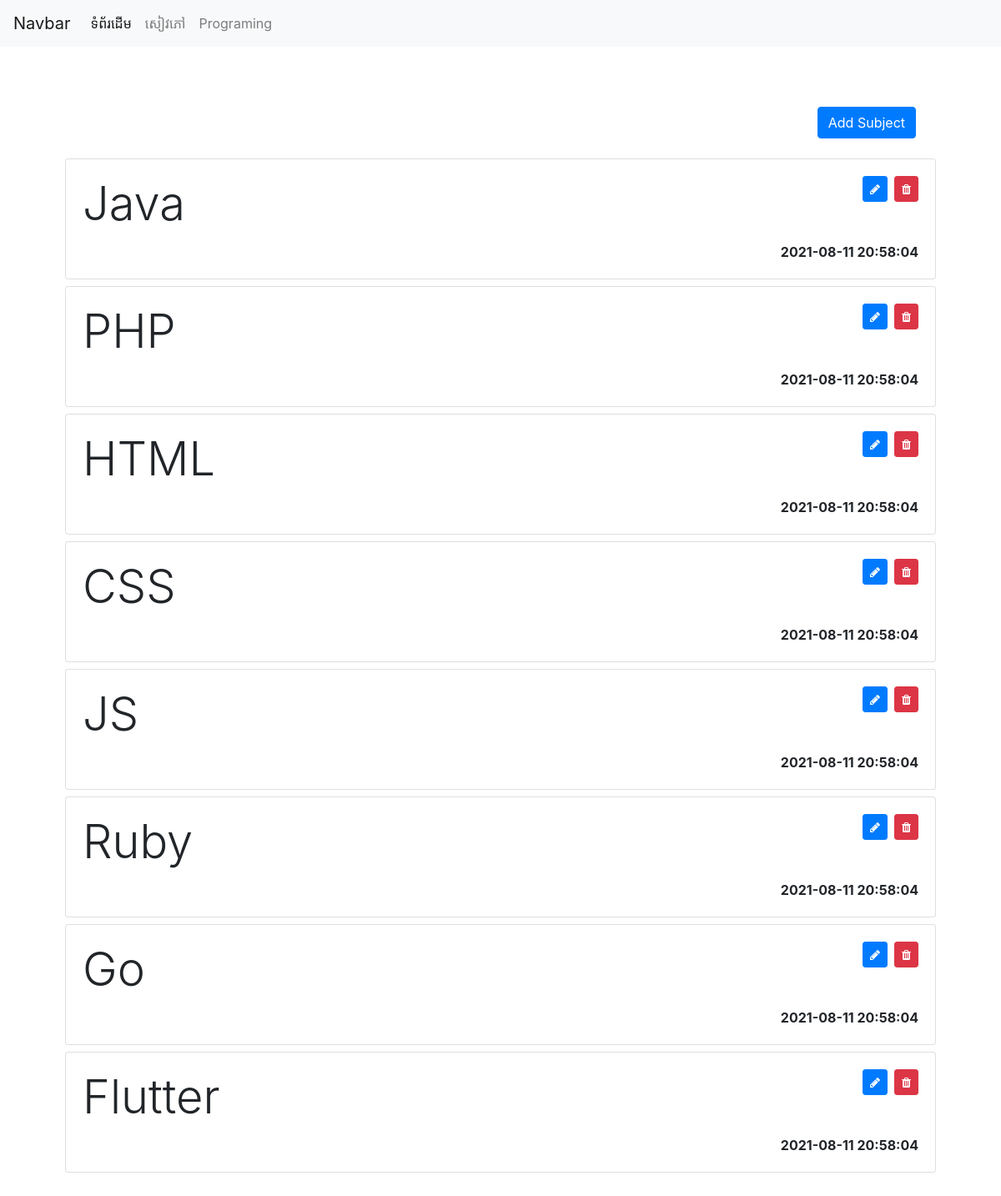
The page /?page=programming on the database its author committed.
### tables this page shows
CREATE TABLE `programming` (
  `pro_id` int(11) NOT NULL,
  `name` varchar(100) NOT NULL,
  `date` datetime NOT NULL DEFAULT current_timestamp()
);

### database/database.php (called while the page is built, shortened)
<?php
function datababse() {
    return new mysqli('localhost', 'root', '', 'homework_db');
}
function getProgramingData() {
    return datababse()->query("SELECT * FROM programming");
}

### pages/programming.php (the view)
<div class="container p-5">
    <div class="d-flex justify-content-end p-4">
        <a href="create_subject_html.php" class="btn btn-primary">Add Subject</a>
    </div>
    <?php
        require_once('database/database.php');
        $programming = getProgramingData();
        foreach($programming as $subject):
    ?>
    <div class="card mb-2">
        <div class="card-body">
            <div class="d-flex justify-content-between">
                <div>
                    <h1 class="display-4 text-center"><?= $subject['name']?></h1>
                </div>
                <div class="align-items-end">
                    <div class="action d-flex justify-content-end">
                        <a href="update_subject_html.php?id=<?= $subject['pro_id']?>" class="btn btn-primary btn-sm mr-2"><i class="fa fa-pencil"></i></a>
                        <a href="delete_subject.php?id=<?= $subject['pro_id']?>" class="btn btn-danger btn-sm"><i class="fa fa-trash"></i></a>
                    </div>
                    <br>
                    <br>
                    <strong><?= $subject['date']?></strong>
                </div>
            </div>
        </div>
    </div>
    <?php endforeach; ?>
</div>

### rows shown on the page
programming: name "Java", date "2021-08-11 20:58:04"
programming: name "PHP", date "2021-08-11 20:58:04"
programming: name "HTML", date "2021-08-11 20:58:04"
programming: name "CSS", date "2021-08-11 20:58:04"
programming: name "JS", date "2021-08-11 20:58:04"
programming: name "Ruby", date "2021-08-11 20:58:04"
programming: name "Go", date "2021-08-11 20:58:04"
programming: name "Flutter", date "2021-08-11 20:58:04"
